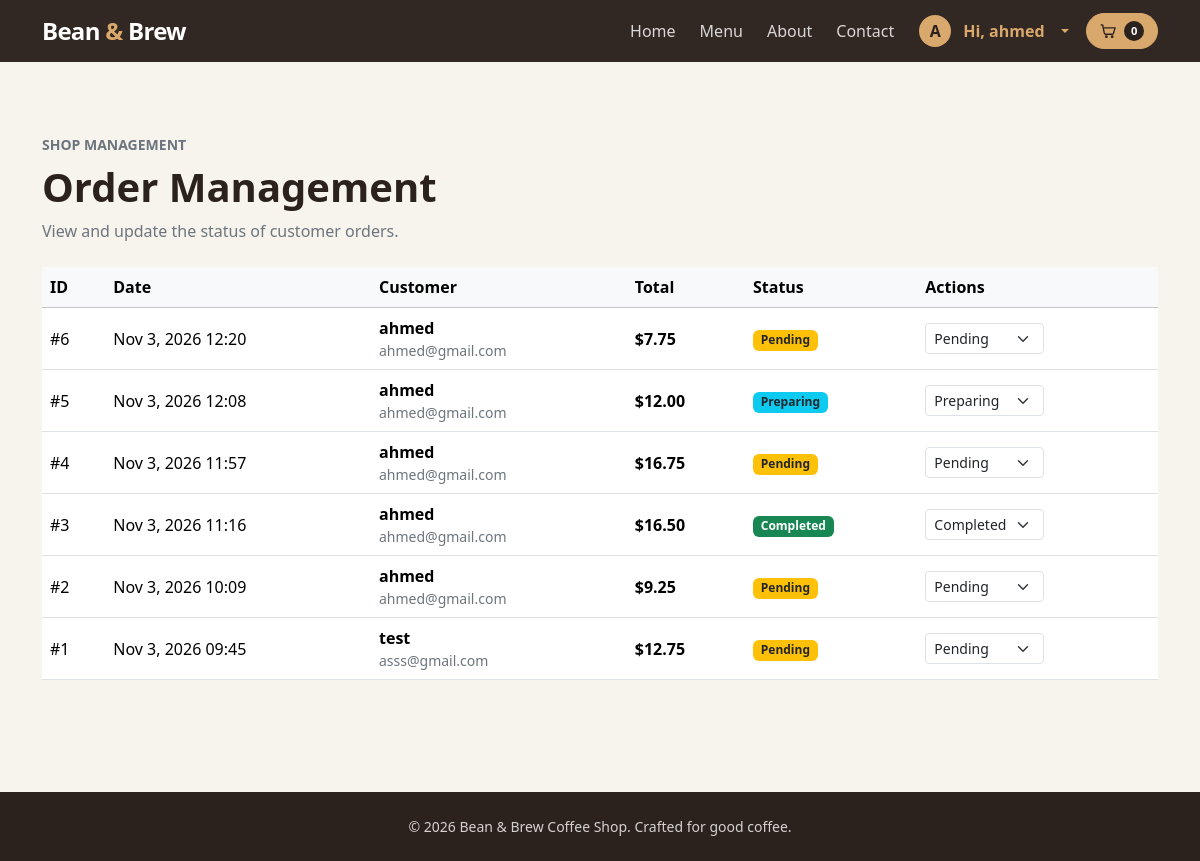
Page /admin_orders.php (signed in) on the committed database.
### tables this page shows
CREATE TABLE orders (
    id INTEGER PRIMARY KEY AUTOINCREMENT,
    customer_name TEXT NOT NULL,
    customer_email TEXT NOT NULL,
    total_amount REAL NOT NULL,
    created_at DATETIME DEFAULT CURRENT_TIMESTAMP
, status TEXT NOT NULL DEFAULT 'pending');

### public/admin_orders.php (the view, shortened to what this page needs)
<?php
require_once "../includes/config.php";
$stmt = $pdo->query("SELECT * FROM orders ORDER BY created_at DESC");
$orders = $stmt->fetchAll();
include "../includes/header.php";
?>
<section class="container py-4 py-lg-5">
    <div class="d-flex flex-column flex-sm-row justify-content-between align-items-sm-end gap-3 mb-4">
        <div>
            <p class="text-uppercase small fw-semibold text-secondary mb-2">Shop management</p>
            <h1 class="display-6 fw-bold mb-2">Order Management</h1>
            <p class="text-secondary mb-0">View and update the status of customer orders.</p>
        </div>
    </div>
    <div class="table-responsive">
        <table class="table table-hover align-middle">
            <thead class="table-light">
                <tr>
                    <th>ID</th>
                    <th>Date</th>
                    <th>Customer</th>
                    <th>Total</th>
                    <th>Status</th>
                    <th>Actions</th>
                </tr>
            </thead>
            <tbody>
                <?php if (empty($orders)): ?>
                    <tr>
                        <td colspan="6" class="text-center py-4 text-secondary">No orders found.</td>
                    </tr>
                <?php else: ?>
                    <?php foreach ($orders as $order): ?>
                        <tr>
                            <td>#<?php echo $order['id']; ?></td>
                            <td><?php echo date('M j, Y H:i', strtotime($order['created_at'])); ?></td>
                            <td>
                                <div class="fw-semibold"><?php echo htmlspecialchars($order['customer_name']); ?></div>
                                <div class="small text-secondary"><?php echo htmlspecialchars($order['customer_email']); ?></div>
                            </td>
                            <td class="fw-bold">$<?php echo number_format($order['total_amount'], 2); ?></td>
                            <td>
                                <?php
                                    $statusClass = 'badge bg-secondary';
                                    switch ($order['status']) {
                                        case 'pending': $statusClass = 'badge bg-warning text-dark'; break;
                                        case 'preparing': $statusClass = 'badge bg-info text-dark'; break;
                                        case 'completed': $statusClass = 'badge bg-success'; break;
                                    }
                                ?>
                                <span class="<?php echo $statusClass; ?>"><?php echo ucfirst($order['status']); ?></span>
                            </td>
                            <td>
                                <form action="admin_order_status.php" method="POST" class="d-inline order-status-form">
                                    <select name="new_status" class="form-select form-select-sm d-inline-block w-auto status-select" onchange="updateOrderStatus(this)">
                                        <option value="pending" <?php echo $order['status'] === 'pending' ? 'selected' : ''; ?>>Pending</option>
                                        <option value="preparing" <?php echo $order['status'] === 'preparing' ? 'selected' : ''; ?>>Preparing</option>
                                        <option value="completed" <?php echo $order['status'] === 'completed' ? 'selected' : ''; ?>>Completed</option>
                                    </select>
                                </form>
                            </td>
                        </tr>
                    <?php endforeach; ?>
                <?php endif; ?>
            </tbody>
        </table>
    </div>
</section>
<?php include "../includes/footer.php"; ?>

### includes/header.php (style rules this page uses)
:root { --coffee-ink: #2b211d; --coffee-brown: #56392d; --coffee-gold: #d9a86c; --coffee-cream: #f7f3ed; }
body { background: var(--coffee-cream); color: var(--coffee-ink); min-height: 100vh; display: flex; flex-direction: column; }

### rows in the picture
orders: id "6", created_at "Nov 3, 2026 12:20", customer_name "ahmed", customer_email "ahmed@gmail.com", total_amount "7.75", status "Pending", new_status "Pending"
orders: id "5", created_at "Nov 3, 2026 12:08", customer_name "ahmed", customer_email "ahmed@gmail.com", total_amount "12.00", status "Preparing", new_status "Preparing"
orders: id "4", created_at "Nov 3, 2026 11:57", customer_name "ahmed", customer_email "ahmed@gmail.com", total_amount "16.75", status "Pending", new_status "Pending"
orders: id "3", created_at "Nov 3, 2026 11:16", customer_name "ahmed", customer_email "ahmed@gmail.com", total_amount "16.50", status "Completed", new_status "Completed"
orders: id "2", created_at "Nov 3, 2026 10:09", customer_name "ahmed", customer_email "ahmed@gmail.com", total_amount "9.25", status "Pending", new_status "Pending"
orders: id "1", created_at "Nov 3, 2026 09:45", customer_name "test", customer_email "asss@gmail.com", total_amount "12.75", status "Pending", new_status "Pending"

### other values in the picture
substr($account_name, 0, 1) "A"
$account_name "ahmed"
